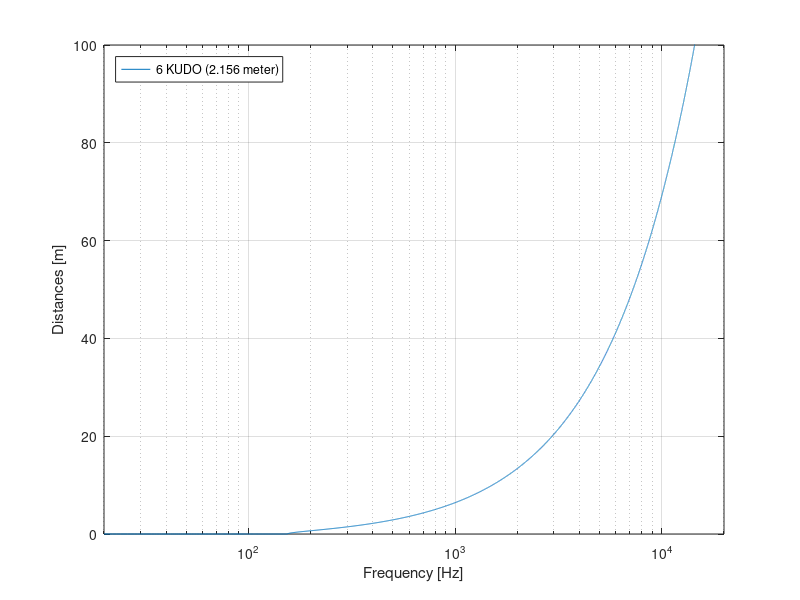

Recreate this plot in MATLAB.


clear 

down1 = 1;
down2 = 1;
down3 = 1;
down4 = 1;

f = [20:1:20000]';

number = 6;

H_kudo = 0.356;
H_dis = 0.004;

H = H_kudo*number + (number-1)*H_dis;

limit = real((3/2).*f/1000.*H^2.*sqrt(1-(1./(3.*(f/1000).*H))));


limit_n = [downsample(limit(1:100),down1);    downsample(limit(100+1:1000),down2);    downsample(limit(1000+1:10000),down3);  downsample(limit(10000+1:end),down4) ];
f_n     = [downsample(f(1:100),down1);        downsample(f(100+1:1000),down2);        downsample(f(1000+1:10000),down3);      downsample(f(10000+1:end),down4) ];


semilogx(f_n,limit_n)
hold on
axis([20 20000 0 100])
grid on
xlabel('Frequency [Hz]')
ylabel('Distances [m]')
%%

legend({'6 KUDO (2.156 meter)','3 KUDO (1.076 meter)'},'Location','northwest')





%%

L1 = 100;


L2 = L1-abs(20*log10(40/50))

loss = abs(20*log10(50/60))


